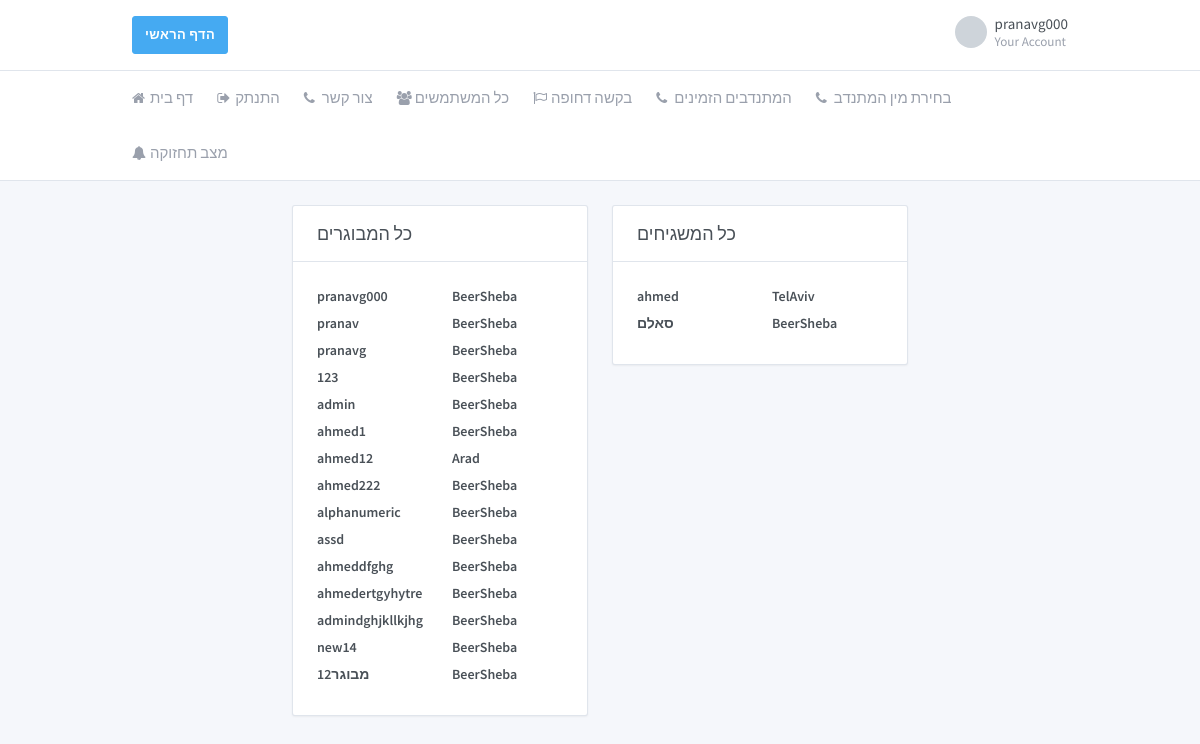
/all_profiles/ (signed in), run on the app's committed database.
### core/models.py (models this page shows, shortened)
class Profile(models.Model):
    user = models.OneToOneField(User, on_delete=models.CASCADE)
    profile_photo = models.FileField(default='default.jpg', upload_to='profile_photos')
    status_info = models.CharField(max_length=10, choices=Status_Info_CHOICES, default='זמין')
    is_volunteer = models.BooleanField(default=False)
    is_active = models.BooleanField(default=True)
    phone_regex = RegexValidator(regex=r'^\+?1?\d{9,10}$',
                                 message="Phone number must be entered in the format: '+0000000000'")
    phone_number = models.CharField(validators=[phone_regex], max_length=10, blank=True)
    gender = models.CharField(max_length=10, choices=GENDER_CHOICES, default='זכר')
    address = models.CharField(max_length=40, choices=ADDRESS_CHOICES, default='BeerSheba')
    rating = models.CharField(max_length=10, choices=Rating_CHOICES, default='good')

### core/views.py (the view)
# urls.py: url(r'^all_profiles/$', views.get_all_profiles, name='core/profiles_table'),
def get_all_profiles(request):
    context = {}
    context.update({'all_volunteers': get_all_volunteers()})
    context.update({'all_elderly': get_all_elderly()})
    return render(request, 'core/profiles_table.html', context)

### core/views.py (called while the page is built)
def get_all_volunteers():
    result = list()
    users_list = Profile.objects.all()
    for user_item in users_list:
        if getattr(user_item, "is_volunteer"):
            result.append(user_item)
    return result

def get_all_elderly():
    result = list()
    users_list = Profile.objects.all()
    for user_item in users_list:
        if not getattr(user_item, "is_volunteer"):
            result.append(user_item)
    return result

### core/templates/core/profiles_table.html (shortened to what this page needs)
{%load static %}
{% load crispy_forms_tags %}
<!doctype html>
<html dir="ltr" lang="en">
<head>
    <link href="https://maxcdn.bootstrapcdn.com/font-awesome/4.7.0/css/font-awesome.min.css" rel="stylesheet">
    <link href="{%static 'core/dashboard.css'%}" rel="stylesheet"/>
</head>
<body>
<div class="page">
    <div class="page-main">
        <div class="header py-4">
            <div class="container">
                <div class="d-flex">
                    <a type="button" class="btn btn-info" href="{%url 'home'%}">הדף הראשי</a>
                    <div class="d-flex order-lg-2 ml-auto">
                        <div class="dropdown">
                            <a class="nav-link pr-0 leading-none" data-toggle="dropdown"
                               href="{%url 'profile' user.username%}">
                                <span class="avatar"
                                      style="background-image: url({{user.profile.profile_photo.url}})"></span>
                                <span class="ml-2 d-none d-lg-block">
                      <span class="text-default">{{user.username}}</span>
                      <small class="text-muted d-block mt-1">Your Account</small>
                    </span>
                            </a>
                        </div>
                    </div>
                </div>
            </div>
        </div>
        <div class="header collapse d-lg-flex p-0" id="headerMenuCollapse">
            <div class="container">
                <div class="row align-items-center">
                    <div class="col-lg order-lg-first">
                        <ul class="nav nav-tabs border-0 flex-column flex-lg-row">
                            <li class="nav-item">
                                <a class="nav-link" href="{%url 'home'%}"><i class="fa fa-home"></i> דף בית</a>
                            </li>
                            <li class="nav-item">
                                <a class="nav-link" href="{%url 'logout'%}"><i class="fa fa-sign-out"></i> התנתק </a>
                            </li>
                            <li class="nav-item">
                                <a class="nav-link" href="/contact_us/"><i class="fa fa-phone"></i> צור קשר </a>
                            </li>
                            <li class="nav-item">
                                <a class="nav-link" href="/all_profiles/"><i class="fa fa-users"></i> כל המשתמשים </a>
                            </li>
                            {% if not person.profile.is_volunteer %}
                            <li class="nav-item">
                                <a class="nav-link" href="/urgent_request/"><i class="fa fa-flag-o"></i> בקשה דחופה </a>
                            </li>
                            <li class="nav-item">
                               <a class="nav-link" href="/available_profiles/"><i class="fa fa-phone"></i>המתנדבים הזמינים</a>
                            </li>
                            <li class="nav-item">
                               <a class="nav-link" href="/profiles_gender/"><i class="fa fa-phone"></i>בחירת מין המתנדב</a>
                            </li>
                            <li class="nav-item">
                                   <a class="nav-link" href="/updates/"><i class="fa fa-bell"></i>מצב תחזוקה</a>
                                </li>
                            {%endif%}
                        </ul>
                    </div>
                </div>
            </div>
        </div>
        <div class="my-3 my-md-5">
            <div class="container">
                <div class="row">
                    <div class="col-lg-2">
                    </div>
                    <div class="col-lg-4">
                        <div class="card">
                            <div class="card-header">
                                <h3 class="card-title">כל המבוגרים</h3>
                            </div>
                            <div class="card-body">
                                {%for elderly in all_elderly%}
                                <div class="row">
                                    <div class="col">
                                        <a class="text-default"
                                           href="{%url 'profile' elderly.user.username%}"><label
                                                class="form-label">{{elderly.user.username}}</label></a>
                                    </div>
                                    <div class="col">
                                        <a class="text-default"><label
                                                class="form-label">{{elderly.address}}</label></a>
                                    </div>
                                </div>
                                {%endfor%}
                            </div>
                        </div>
                    </div>
                    <div class="col-lg-4">
                        <div class="card">
                            <div class="card-header">
                                <h3 class="card-title">כל המשגיחים</h3>
                            </div>
                            <div class="card-body">
                                {%for volunteer in all_volunteers%}
                                <div class="row">
                                    <div class="col">
                                        <a class="text-default"
                                           href="{%url 'profile' volunteer.user.username%}"><label
                                                class="form-label">{{volunteer.user.username}}</label></a>
                                    </div>
                                    <div class="col">
                                        <a class="text-default"><label
                                                class="form-label">{{volunteer.address}}</label></a>
                                    </div>
                                </div>
                                {%endfor%}
                            </div>
                        </div>
                    </div>
                    <div class="col-lg-2">
                    </div>
                </div>
            </div>
        </div>
    </div>
</div>
</body>
</html>

### data on the page
Profile: user.username "pranavg000", address "BeerSheba"
Profile: user.username "pranav", address "BeerSheba"
Profile: user.username "pranavg", address "BeerSheba"
Profile: user.username "123", address "BeerSheba"
Profile: user.username "admin", address "BeerSheba"
Profile: user.username "ahmed1", address "BeerSheba"
Profile: user.username "ahmed12", address "Arad"
Profile: user.username "ahmed222", address "BeerSheba"
Profile: user.username "alphanumeric", address "BeerSheba"
Profile: user.username "assd", address "BeerSheba"
Profile: user.username "ahmeddfghg", address "BeerSheba"
Profile: user.username "ahmedertgyhytre", address "BeerSheba"
Profile: user.username "admindghjkllkjhg", address "BeerSheba"
Profile: user.username "new14", address "BeerSheba"
Profile: user.username "מבוגר12", address "BeerSheba"
Profile: user.username "ahmed", address "TelAviv"
Profile: user.username "סאלם", address "BeerSheba"

### other printed values
{{ user.username }} "pranavg000"
